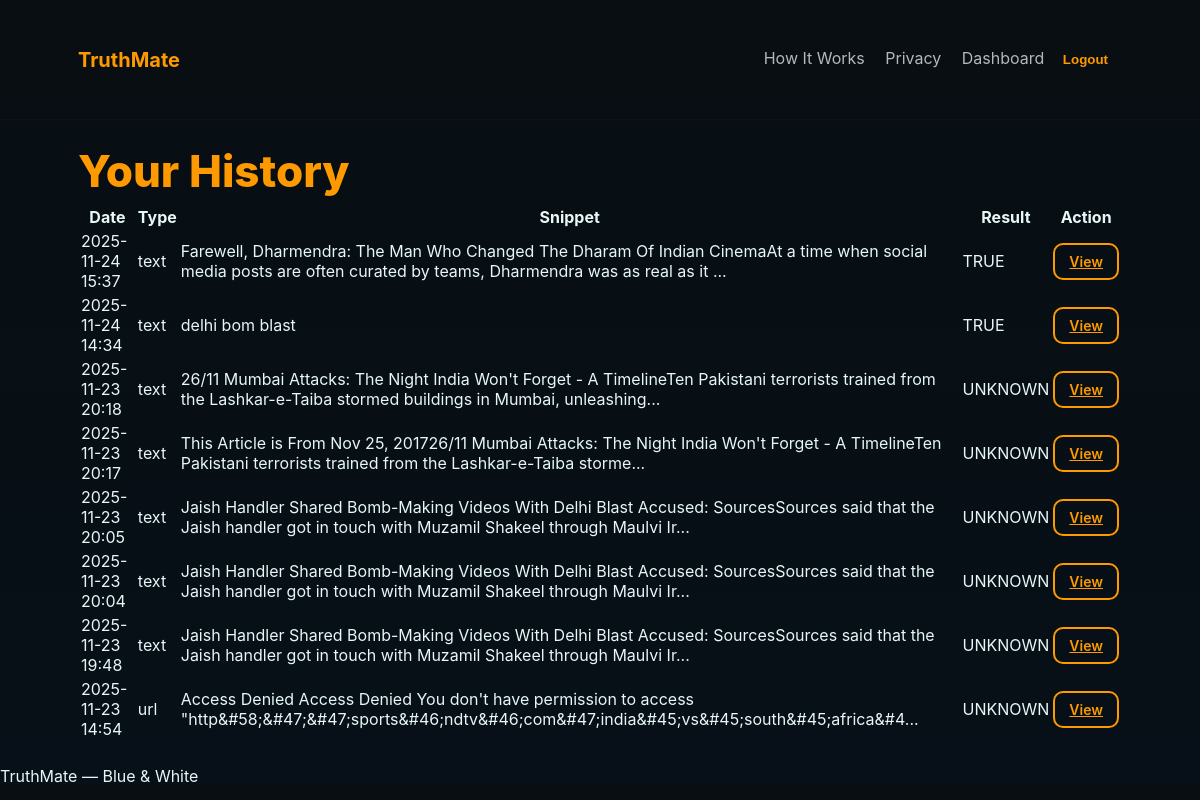
Screenshot of /history (signed in) with the database file from the repository.
### models.py (models this page shows)
class Check(db.Model):
    __tablename__ = "checks"
    id = db.Column(db.Integer, primary_key=True)
    user_id = db.Column(db.Integer, db.ForeignKey("users.id"), nullable=True)
    input_type = db.Column(db.String(32))
    input_url = db.Column(db.String(2000))
    text_snippet = db.Column(db.Text)
    result_json = db.Column(db.Text)  # store JSON as text
    created_at = db.Column(db.DateTime, default=datetime.utcnow)

### app.py (the view)
@app.route("/history")
@login_required
def history():
    checks = (
        Check.query.filter_by(user_id=current_user.id)
        .order_by(Check.created_at.desc())
        .limit(200)
        .all()
    )
    return render_template("history.html", checks=checks)

### app.py (called while the page is built)
@login_manager.user_loader
def load_user(user_id):
    try:
        return User.query.get(int(user_id))
    except:
        return None

### templates/history.html
{% extends "base.html" %}
{% block content %}
<h1 class="hero-title">Your History</h1>
<div class="panel card">
  {% if checks %}
    <table class="checks-table">
      <thead>
        <tr>
          <th>Date</th>
          <th>Type</th>
          <th>Snippet</th>
          <th>Result</th>
          <th>Action</th>
        </tr>
      </thead>
      <tbody>
        {% for c in checks %}
          <tr>
            <td>{{ c.created_at.strftime('%Y-%m-%d %H:%M') }}</td>
            <td>{{ c.input_type }}</td>
            <td class="mono">
              {{ c.text_snippet[:160] }}{% if c.text_snippet|length > 160 %}...{% endif %}
            </td>
            <td>
              {% set res = (c.result_json | loads) %}
              {% if res.status == 'fake' %}
                <span class="pill pill-fake">FAKE</span>
              {% elif res.status == 'true' %}
                <span class="pill pill-true">TRUE</span>
              {% else %}
                <span class="pill pill-unknown">UNKNOWN</span>
              {% endif %}
            </td>
            <td>
              <a class="btn-outline small" href="{{ url_for('results', check_id=c.id) }}">
                View
              </a>
            </td>
          </tr>
        {% endfor %}
      </tbody>
    </table>
  {% else %}
    <p>No history yet — run an analysis first.</p>
  {% endif %}
</div>
{% endblock %}

### templates/base.html (shortened to what this page needs)
<!doctype html>
<html lang="en">
<head>
  <link rel="stylesheet" href="{{ url_for('static', filename='css/styles.css') }}">
</head>
<body>
  <nav class="topbar">
    <div class="container topbar-inner">
      <div class="brand">
        <div class="brand-text">
          <div class="title">TruthMate</div>
        </div>
      </div>
      <div class="navlinks">
        <a href="{{ url_for('how_it_works') }}">How It Works</a>
        <a href="{{ url_for('privacy') }}">Privacy</a>
        {% if current_user.is_authenticated %}
          <a href="{{ url_for('dashboard') }}">Dashboard</a>
          <form action="{{ url_for('logout') }}" method="POST" style="display:inline;">
            <button class="btn-signin" type="submit"
              style="background:none;border:none;color:var(--accent);cursor:pointer;">
              Logout
            </button>
          </form>
        {% else %}
          <a class="btn-outline" href="{{ url_for('try_demo') }}">Try Demo</a>
          <a class="btn-signin" href="{{ url_for('login') }}">Login</a>
        {% endif %}
      </div>
    </div>
  </nav>
  <main class="container main">
    {% block content %}{% endblock %}
  </main>
  <footer class="footer">
    TruthMate — Blue & White
  </footer>
</body>
</html>

### static/css/styles.css (style rules this page uses)
:root { --bg:#071018; --panel:#0e1720; --muted:#6f8289; --accent:#FF9900; --cyan:#FF9900; }
* { box-sizing:border-box; }
body { margin:0; font-family:Inter,Segoe UI,Roboto,Helvetica,Arial; background:linear-gradient(180deg,#080e12,#071018); color:#e6f7f6; }
.topbar { background:transparent; padding:18px 0; border-bottom:1px solid rgba(255,255,255,0.02); }
.topbar-inner { max-width:1100px; margin:0 auto; display:flex; align-items:center; justify-content:space-between; padding:0 18px; }
.brand { display:flex; align-items:center; gap:12px; }
.brand-text .title { color:var(--accent); font-weight:700; font-size:20px; }
.navlinks a { color:rgba(255,255,255,0.7); margin-left:16px; text-decoration:none; }
.btn-outline, .btn-signin, .btn-primary, .btn-logout { border:2px solid var(--accent); color:var(--accent); padding:10px 14px; border-radius:10px; background:transparent; font-weight:600; transition:.18s ease; }
.container { max-width:1080px; margin:24px auto; padding:0 18px; }
.hero-title { font-size:44px; margin:6px 0; color:var(--accent); font-weight:800; }
.small { font-size:14px; padding:8px 14px; }

### rows the page displays
Check: created_at "2025-11-24 15:37", input_type "text", text_snippet "Farewell, Dharmendra: The Man Who Changed The Dharam Of Indian CinemaAt a time when social media posts are often curated by teams, Dharmendra was as real as it", shows "TRUE"
Check: created_at "2025-11-24 14:34", input_type "text", text_snippet "delhi bom blast", shows "TRUE"
Check: created_at "2025-11-23 20:18", input_type "text", text_snippet "26/11 Mumbai Attacks: The Night India Won't Forget - A TimelineTen Pakistani terrorists trained from the Lashkar-e-Taiba stormed buildings in Mumbai, unleashing", shows "UNKNOWN"
Check: created_at "2025-11-23 20:17", input_type "text", text_snippet "This Article is From Nov 25, 201726/11 Mumbai Attacks: The Night India Won't Forget - A TimelineTen Pakistani terrorists trained from the Lashkar-e-Taiba storme", shows "UNKNOWN"
Check: created_at "2025-11-23 20:05", input_type "text", text_snippet "Jaish Handler Shared Bomb-Making Videos With Delhi Blast Accused: SourcesSources said that the Jaish handler got in touch with Muzamil Shakeel through Maulvi Ir", shows "UNKNOWN"
Check: created_at "2025-11-23 20:04", input_type "text", text_snippet "Jaish Handler Shared Bomb-Making Videos With Delhi Blast Accused: SourcesSources said that the Jaish handler got in touch with Muzamil Shakeel through Maulvi Ir", shows "UNKNOWN"
Check: created_at "2025-11-23 19:48", input_type "text", text_snippet "Jaish Handler Shared Bomb-Making Videos With Delhi Blast Accused: SourcesSources said that the Jaish handler got in touch with Muzamil Shakeel through Maulvi Ir", shows "UNKNOWN"
Check: created_at "2025-11-23 14:54", input_type "url", text_snippet "Access Denied Access Denied You don't have permission to access \"http&#58;&#47;&#47;sports&#46;ndtv&#46;com&#47;india&#45;vs&#45;south&#45;africa&#4", shows "UNKNOWN"
